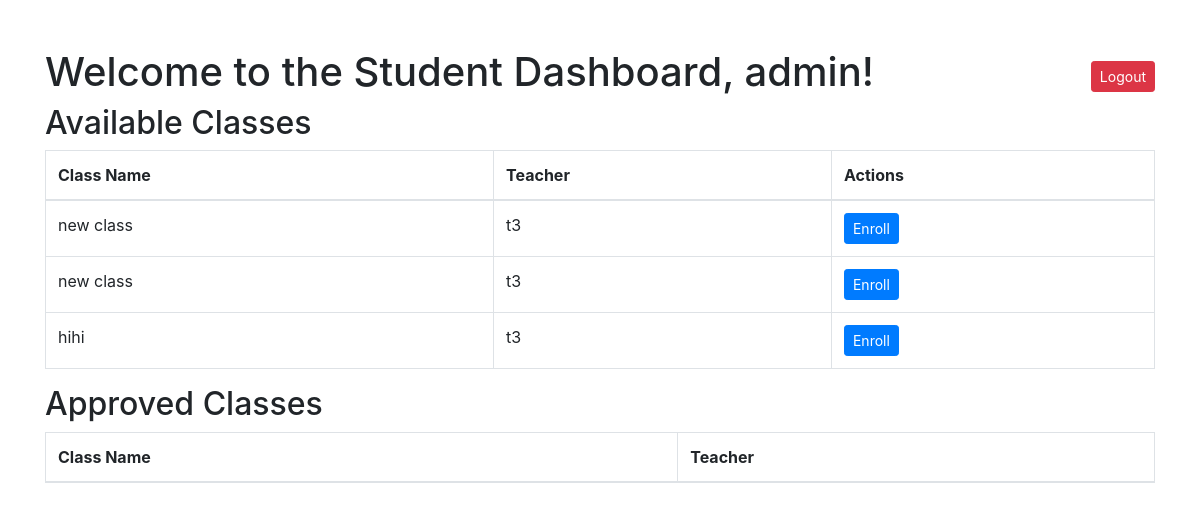
Before: /student/dashboard (signed in) with the older database file.
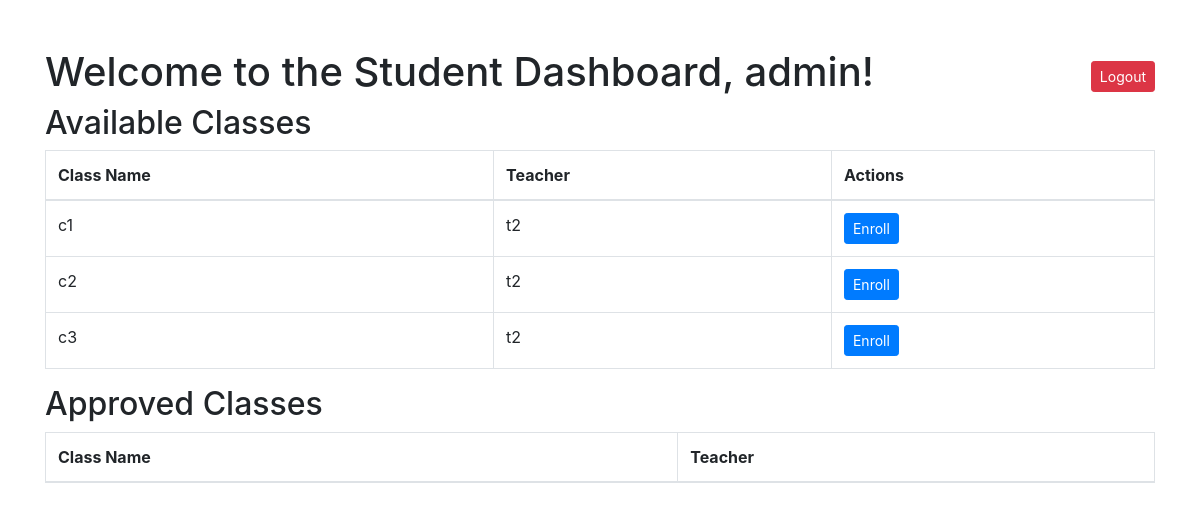
After: the same page with the newer database file.
### app.py (models this page shows)
class User(UserMixin, db.Model):
    id = db.Column(db.Integer, primary_key=True)
    username = db.Column(db.String(150), unique=True, nullable=False)
    password = db.Column(db.String(150), nullable=False)
    role = db.Column(db.String(50), nullable=False)  # Role: Teacher or Student
    status = db.Column(db.String(50), default='pending')  # New status column

class Class(db.Model):
    id = db.Column(db.Integer, primary_key=True)
    name = db.Column(db.String(150), nullable=False)
    teacher_id = db.Column(db.Integer, db.ForeignKey('user.id'), nullable=False)
    students = db.relationship('Enrollment', backref='class_enrolled', lazy=True)
    teacher = db.relationship('User', backref='classes')

### app.py (the view)
@app.route('/student/dashboard')
@login_required
def student_dashboard():
    available_classes = Class.query.all()  # Get all available classes
    approved_classes = Class.query.join(Enrollment).filter(Enrollment.student_id == current_user.id, Enrollment.status == 'Approved').all()  # Get approved classes for the current student
    approved_classes_with_teachers = []
    for cls in approved_classes:
        approved_classes_with_teachers.append({
            'class': cls,
            'teacher_name': cls.teacher.username if cls.teacher else 'No teacher assigned'
        })
    pending_enrollments = Enrollment.query.filter_by(student_id=current_user.id, status='Pending').all()
    pending_class_ids = {enrollment.class_id for enrollment in pending_enrollments}
    return render_template('student/student_dashboard.html', available_classes=available_classes, approved_classes=approved_classes, pending_class_ids=pending_class_ids)

### app.py (called while the page is built)
@login_manager.user_loader
def load_user(user_id):
    return User.query.get(int(user_id))

### templates/student/student_dashboard.html (shortened to what this page needs)
<!DOCTYPE html>
<html lang="en">
<head>
    <link rel="stylesheet" href="https://stackpath.bootstrapcdn.com/bootstrap/4.5.2/css/bootstrap.min.css">
</head>
<body>
    <div class="container mt-5">
        <div class="d-flex justify-content-between align-items-center mt-4">
            <h1>Welcome to the Student Dashboard, {{ current_user.username }}!</h1>
             <form action="{{ url_for('logout') }}" method="POST" style="display:inline;">
                <button type="submit" class="btn btn-danger btn-sm">Logout</button>
            </form>
        </div>
        <h2>Available Classes</h2>
        <table class="table table-bordered">
            <thead>
                <tr>
                    <th>Class Name</th>
                    <th>Teacher</th>
                    <th>Actions</th>
                </tr>
            </thead>
            <tbody>
                {% for class in available_classes %}
                <tr>
                    <td>{{ class.name }}</td>
                    <td>
                        {% if class.teacher %}
                            {{ class.teacher.username }}
                        {% else %}
                            No teacher assigned
                        {% endif %}
                    </td>
                    <td>
                        <form action="{{ url_for('enroll_in_class', class_id=class.id) }}" method="POST" style="display:inline;">
                            <button type="submit" class="btn btn-primary btn-sm"
                                {% if class.id in pending_class_ids %} disabled {% endif %}>
                                {% if class.id in pending_class_ids %} Enrolled (Pending) {% else %} Enroll {% endif %}
                            </button>
                        </form>
                    </td>
                </tr>
                {% endfor %}
            </tbody>
        </table>
        <h2>Approved Classes</h2>
        <table class="table table-bordered">
            <thead>
                <tr>
                    <th>Class Name</th>
                    <th>Teacher</th>
                </tr>
            </thead>
        </table>
    </div>
</body>
</html>

Changed rows visible on the page:
changed Class (number 1 of 3 on the later page): name "new class" → "c1"; teacher.username "t3" → "t2"
changed Class (number 2 of 3 on the later page): name "new class" → "c2"; teacher.username "t3" → "t2"
changed Class (number 3 of 3 on the later page): name "hihi" → "c3"; teacher.username "t3" → "t2"
